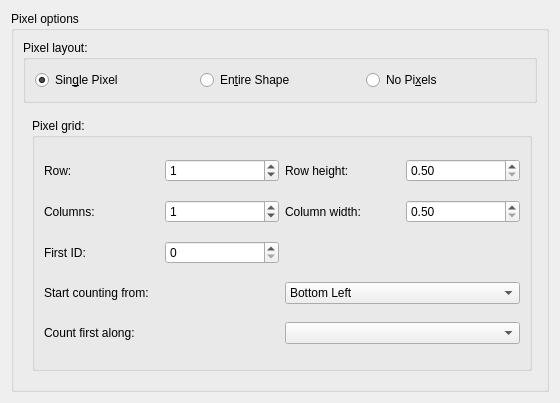
<?xml version="1.0" encoding="UTF-8"?>
<ui version="4.0">
 <class>PixelOptionsWidget</class>
 <widget class="QWidget" name="PixelOptionsWidget">
  <property name="geometry">
   <rect>
    <x>0</x>
    <y>0</y>
    <width>560</width>
    <height>403</height>
   </rect>
  </property>
  <property name="sizePolicy">
   <sizepolicy hsizetype="Preferred" vsizetype="MinimumExpanding">
    <horstretch>0</horstretch>
    <verstretch>0</verstretch>
   </sizepolicy>
  </property>
  <property name="minimumSize">
   <size>
    <width>560</width>
    <height>20</height>
   </size>
  </property>
  <property name="windowTitle">
   <string>Form</string>
  </property>
  <layout class="QVBoxLayout" name="verticalLayout_2">
   <item>
    <widget class="QGroupBox" name="pixelOptionsBox">
     <property name="sizePolicy">
      <sizepolicy hsizetype="Preferred" vsizetype="MinimumExpanding">
       <horstretch>0</horstretch>
       <verstretch>0</verstretch>
      </sizepolicy>
     </property>
     <property name="minimumSize">
      <size>
       <width>0</width>
       <height>20</height>
      </size>
     </property>
     <property name="title">
      <string>Pixel options</string>
     </property>
     <layout class="QVBoxLayout" name="verticalLayout_3">
      <item>
       <widget class="QGroupBox" name="pixelLayoutBox">
        <property name="minimumSize">
         <size>
          <width>0</width>
          <height>63</height>
         </size>
        </property>
        <property name="title">
         <string>Pixel layout:</string>
        </property>
        <layout class="QHBoxLayout" name="horizontalLayout_7">
         <item>
          <widget class="QRadioButton" name="singlePixelRadioButton">
           <property name="text">
            <string>Sin&amp;gle Pixel</string>
           </property>
           <property name="checked">
            <bool>true</bool>
           </property>
          </widget>
         </item>
         <item>
          <widget class="QRadioButton" name="entireShapeRadioButton">
           <property name="text">
            <string>En&amp;tire Shape</string>
           </property>
          </widget>
         </item>
         <item>
          <widget class="QRadioButton" name="noPixelsButton">
           <property name="text">
            <string>No Pi&amp;xels</string>
           </property>
          </widget>
         </item>
        </layout>
       </widget>
      </item>
      <item>
       <widget class="QStackedWidget" name="pixelOptionsStack">
        <property name="minimumSize">
         <size>
          <width>518</width>
          <height>192</height>
         </size>
        </property>
        <property name="currentIndex">
         <number>0</number>
        </property>
        <widget class="QWidget" name="pixelGridPage">
         <layout class="QVBoxLayout" name="verticalLayout">
          <item>
           <widget class="QGroupBox" name="pixelGridBox">
            <property name="title">
             <string>Pixel grid:</string>
            </property>
            <layout class="QGridLayout" name="gridLayout_5" columnstretch="0,0,0,0">
             <property name="verticalSpacing">
              <number>6</number>
             </property>
             <item row="0" column="0">
              <widget class="QLabel" name="rowLabel">
               <property name="text">
                <string>Row:</string>
               </property>
              </widget>
             </item>
             <item row="0" column="2">
              <widget class="QLabel" name="rowHeightLabel">
               <property name="text">
                <string>Row height:</string>
               </property>
              </widget>
             </item>
             <item row="1" column="2">
              <widget class="QLabel" name="columnWidthLabel">
               <property name="text">
                <string>Column width:</string>
               </property>
              </widget>
             </item>
             <item row="2" column="0">
              <widget class="QLabel" name="firstIDLabel">
               <property name="text">
                <string>First ID:</string>
               </property>
              </widget>
             </item>
             <item row="1" column="0">
              <widget class="QLabel" name="columnsLabel">
               <property name="text">
                <string>Columns:</string>
               </property>
              </widget>
             </item>
             <item row="4" column="0" colspan="2">
              <widget class="QLabel" name="countFirstLabel">
               <property name="text">
                <string>Count first along:</string>
               </property>
              </widget>
             </item>
             <item row="3" column="0" colspan="2">
              <widget class="QLabel" name="countingFromLabel">
               <property name="text">
                <string>Start counting from:</string>
               </property>
              </widget>
             </item>
             <item row="3" column="2" colspan="2">
              <widget class="QComboBox" name="startCountingComboBox">
               <property name="maxCount">
                <number>4</number>
               </property>
               <property name="insertPolicy">
                <enum>QComboBox::InsertAtCurrent</enum>
               </property>
               <item>
                <property name="text">
                 <string>Bottom Left</string>
                </property>
               </item>
               <item>
                <property name="text">
                 <string>Bottom Right</string>
                </property>
               </item>
               <item>
                <property name="text">
                 <string>Top Left</string>
                </property>
               </item>
               <item>
                <property name="text">
                 <string>Top Right</string>
                </property>
               </item>
              </widget>
             </item>
             <item row="4" column="2" colspan="2">
              <widget class="QComboBox" name="countFirstComboBox">
               <property name="currentText">
                <string/>
               </property>
               <property name="currentIndex">
                <number>-1</number>
               </property>
               <property name="maxCount">
                <number>2</number>
               </property>
               <property name="insertPolicy">
                <enum>QComboBox::InsertAtCurrent</enum>
               </property>
              </widget>
             </item>
             <item row="0" column="1">
              <widget class="QSpinBox" name="rowCountSpinBox">
               <property name="maximum">
                <number>1000000</number>
               </property>
               <property name="value">
                <number>1</number>
               </property>
              </widget>
             </item>
             <item row="1" column="1">
              <widget class="QSpinBox" name="columnCountSpinBox">
               <property name="maximum">
                <number>1000000</number>
               </property>
               <property name="value">
                <number>1</number>
               </property>
              </widget>
             </item>
             <item row="2" column="1">
              <widget class="QSpinBox" name="firstIDSpinBox">
               <property name="maximum">
                <number>1000000</number>
               </property>
              </widget>
             </item>
             <item row="0" column="3">
              <widget class="QDoubleSpinBox" name="rowHeightSpinBox">
               <property name="minimum">
                <double>0.500000000000000</double>
               </property>
               <property name="singleStep">
                <double>0.500000000000000</double>
               </property>
              </widget>
             </item>
             <item row="1" column="3">
              <widget class="QDoubleSpinBox" name="columnWidthSpinBox">
               <property name="minimum">
                <double>0.500000000000000</double>
               </property>
               <property name="singleStep">
                <double>0.500000000000000</double>
               </property>
              </widget>
             </item>
            </layout>
           </widget>
          </item>
         </layout>
        </widget>
        <widget class="QWidget" name="pixelMappingPage">
         <layout class="QVBoxLayout" name="verticalLayout_4">
          <item>
           <widget class="QLabel" name="pixelMappingLabel">
            <property name="text">
             <string>Pixel mapping:</string>
            </property>
           </widget>
          </item>
          <item>
           <widget class="QListWidget" name="pixelMappingListWidget"/>
          </item>
         </layout>
        </widget>
       </widget>
      </item>
     </layout>
    </widget>
   </item>
  </layout>
 </widget>
 <resources/>
 <connections/>
</ui>
